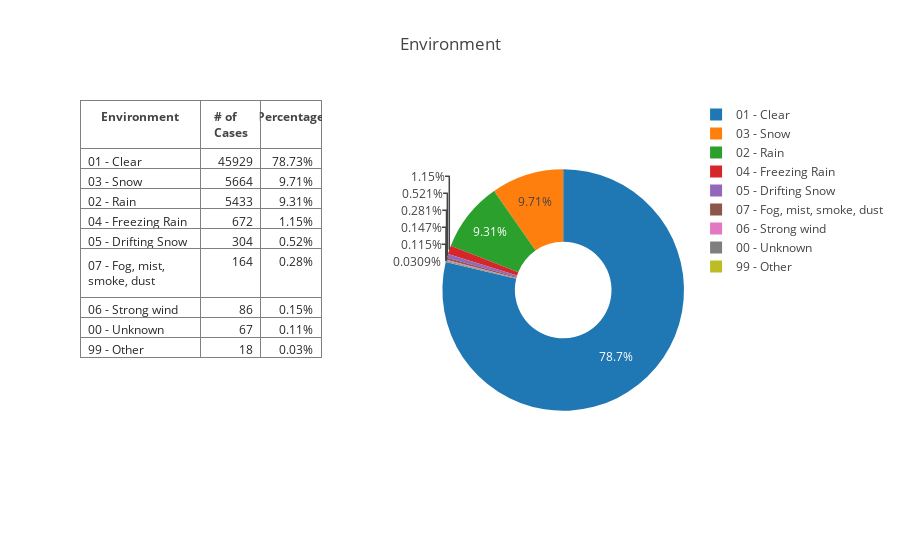
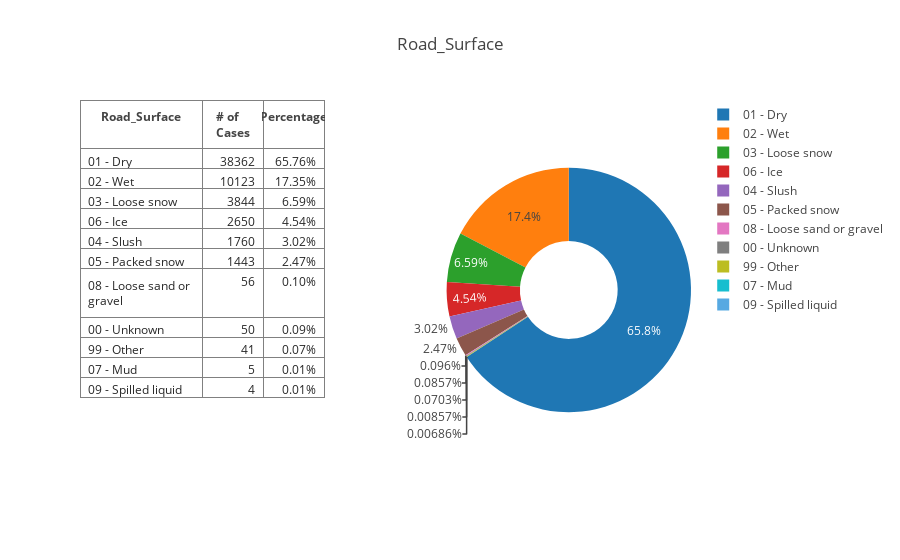
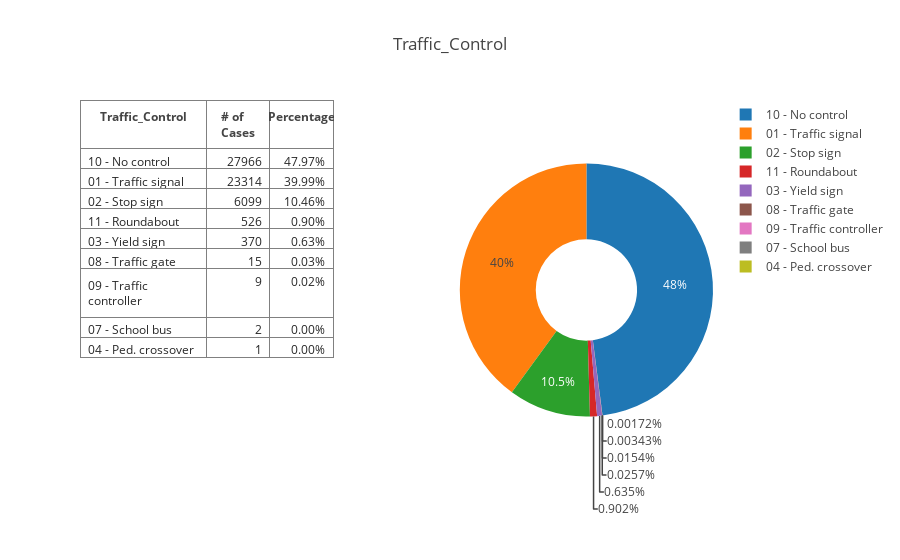
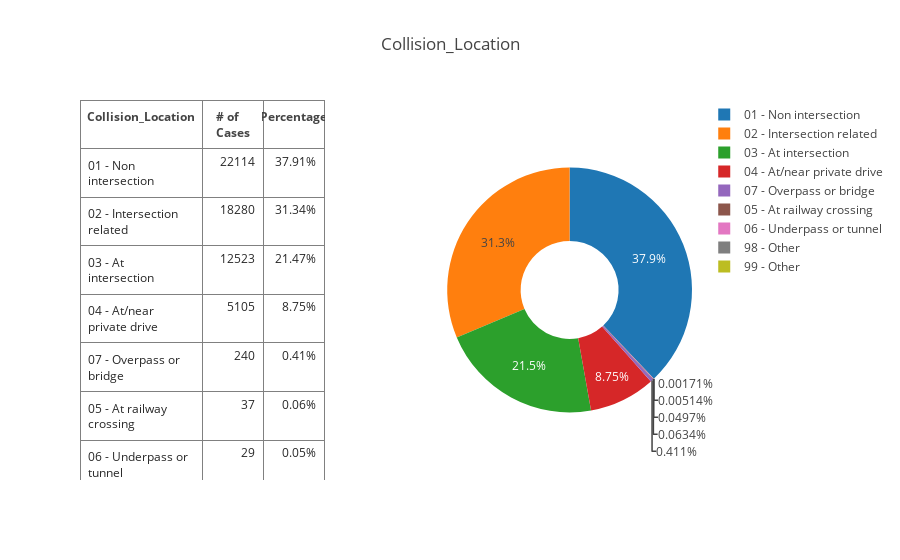

Notebook code for these charts, in order:
### Markdown cell above
### 2.2 Percentage of single possible causes of accident

### Code cell
def analysisInSinglePercent(Col): 
    count = '# of Cases'
    df_cause = pd.crosstab(index = df_csv1417[Col], columns = count, margins = False)
    df_cause[Col] = df_cause.index
    sumOf = df_cause[count].sum()
    df_cause['Percentage'] = df_cause[count]/sumOf*100
    df_cause = df_cause[[Col, count, 'Percentage']]
    df_cause = df_cause.sort_values([count], ascending=[0])
    
    tab = go.Table(header = dict(values = ['<b>' + a + '</b>' for a in df_cause.columns.tolist()]),
                   domain = dict(x=[0, 0.4], y=[0,1.0]),
                   columnwidth = [110,55,55], 
                   cells = dict(values = [df_cause[b].tolist() for b in df_cause.columns.tolist()],
                                font = dict(color=['rgb(40, 40, 40)'] * 5, size=12),
                                format = [None] + [None] + ['.2f'],
                                suffix = ["", "", "%"], 
                                align = ["left", "right", "right"]),
                  )
    pie = go.Pie(values = df_cause[count], 
                 labels = df_cause.index, 
                 name = df_cause.index.name,
                 domain=dict(x=[0.6, 1.0], y=[0, 1.0]),
                 hoverinfo = "label+percent+name", hole = .4, showlegend = True)
    fig = dict(data = [tab,pie], 
               layout = go.Layout(title = Col))
    iplot(fig)
    
for n in ['Environment', 'Road_Surface', 'Traffic_Control', 'Collision_Location', \
          'Light', 'Collision_Classification', 'Impact_type', 'Month', "Day_Of_Week", "Holiday"]:
    analysisInSinglePercent(n)

### Figure 1 — Plotly figure (JSON) as saved in the notebook; plotly's stock layout.template omitted (floating-point values rounded to 4 significant figures)
{"data": [{"cells": {"align": ["left", "right", "right"], "font": {"color": ["rgb(40, 40, 40)", "rgb(40, 40, 40)", "rgb(40, 40, 40)", "rgb(40, 40, 40)", "rgb(40, 40, 40)"], "size": 12}, "format": [null, null, ".2f"], "suffix": ["", "", "%"], "values": [["01 - Clear", "03 - Snow", "02 - Rain", "04 - Freezing Rain", "05 - Drifting Snow", "07 - Fog, mist, smoke, dust", "06 - Strong wind", "00 - Unknown", "99 - Other"], [45929, 5664, 5433, 672, 304, 164, 86, 67, 18], [78.73, 9.709, 9.313, 1.152, 0.5211, 0.2811, 0.1474, 0.1148, 0.03086]]}, "columnwidth": [110, 55, 55], "domain": {"x": [0, 0.4], "y": [0, 1]}, "header": {"values": ["<b>Environment</b>", "<b># of Cases</b>", "<b>Percentage</b>"]}, "type": "table", "uid": "233d6d02-abe5-11e8-a8ed-0800275aa47c"}, {"domain": {"x": [0.6, 1], "y": [0, 1]}, "hole": 0.4, "hoverinfo": "label+percent+name", "labels": ["01 - Clear", "03 - Snow", "02 - Rain", "04 - Freezing Rain", "05 - Drifting Snow", "07 - Fog, mist, smoke, dust", "06 - Strong wind", "00 - Unknown", "99 - Other"], "name": "Environment", "showlegend": true, "type": "pie", "uid": "233d7086-abe5-11e8-a8ed-0800275aa47c", "values": [45929, 5664, 5433, 672, 304, 164, 86, 67, 18]}], "layout": {"title": "Environment"}}

### Figure 2 — Plotly figure (JSON) as saved in the notebook; plotly's stock layout.template omitted (floating-point values rounded to 4 significant figures)
{"data": [{"cells": {"align": ["left", "right", "right"], "font": {"color": ["rgb(40, 40, 40)", "rgb(40, 40, 40)", "rgb(40, 40, 40)", "rgb(40, 40, 40)", "rgb(40, 40, 40)"], "size": 12}, "format": [null, null, ".2f"], "suffix": ["", "", "%"], "values": [["01 - Dry", "02 - Wet", "03 - Loose snow", "06 - Ice", "04 - Slush", "05 - Packed snow", "08 - Loose sand or gravel", "00 - Unknown", "99 - Other", "07 - Mud", "09 - Spilled liquid"], [38362, 10123, 3844, 2650, 1760, 1443, 56, 50, 41, 5, 4], [65.76, 17.35, 6.589, 4.542, 3.017, 2.474, 0.09599, 0.08571, 0.07028, 0.008571, 0.006857]]}, "columnwidth": [110, 55, 55], "domain": {"x": [0, 0.4], "y": [0, 1]}, "header": {"values": ["<b>Road_Surface</b>", "<b># of Cases</b>", "<b>Percentage</b>"]}, "type": "table", "uid": "235501e2-abe5-11e8-a8ed-0800275aa47c"}, {"domain": {"x": [0.6, 1], "y": [0, 1]}, "hole": 0.4, "hoverinfo": "label+percent+name", "labels": ["01 - Dry", "02 - Wet", "03 - Loose snow", "06 - Ice", "04 - Slush", "05 - Packed snow", "08 - Loose sand or gravel", "00 - Unknown", "99 - Other", "07 - Mud", "09 - Spilled liquid"], "name": "Road_Surface", "showlegend": true, "type": "pie", "uid": "23550958-abe5-11e8-a8ed-0800275aa47c", "values": [38362, 10123, 3844, 2650, 1760, 1443, 56, 50, 41, 5, 4]}], "layout": {"title": "Road_Surface"}}

### Figure 3 — Plotly figure (JSON) as saved in the notebook; plotly's stock layout.template omitted (floating-point values rounded to 4 significant figures)
{"data": [{"cells": {"align": ["left", "right", "right"], "font": {"color": ["rgb(40, 40, 40)", "rgb(40, 40, 40)", "rgb(40, 40, 40)", "rgb(40, 40, 40)", "rgb(40, 40, 40)"], "size": 12}, "format": [null, null, ".2f"], "suffix": ["", "", "%"], "values": [["10 - No control", "01 - Traffic signal", "02 - Stop sign", "11 - Roundabout", "03 - Yield sign", "08 - Traffic gate", "09 - Traffic controller", "07 - School bus", "04 - Ped. crossover"], [27966, 23314, 6099, 526, 370, 15, 9, 2, 1], [47.97, 39.99, 10.46, 0.9022, 0.6346, 0.02573, 0.01544, 0.00343, 0.001715]]}, "columnwidth": [110, 55, 55], "domain": {"x": [0, 0.4], "y": [0, 1]}, "header": {"values": ["<b>Traffic_Control</b>", "<b># of Cases</b>", "<b>Percentage</b>"]}, "type": "table", "uid": "236db0de-abe5-11e8-a8ed-0800275aa47c"}, {"domain": {"x": [0.6, 1], "y": [0, 1]}, "hole": 0.4, "hoverinfo": "label+percent+name", "labels": ["10 - No control", "01 - Traffic signal", "02 - Stop sign", "11 - Roundabout", "03 - Yield sign", "08 - Traffic gate", "09 - Traffic controller", "07 - School bus", "04 - Ped. crossover"], "name": "Traffic_Control", "showlegend": true, "type": "pie", "uid": "236db570-abe5-11e8-a8ed-0800275aa47c", "values": [27966, 23314, 6099, 526, 370, 15, 9, 2, 1]}], "layout": {"title": "Traffic_Control"}}

### Figure 4 — Plotly figure (JSON) as saved in the notebook; plotly's stock layout.template omitted (floating-point values rounded to 4 significant figures)
{"data": [{"cells": {"align": ["left", "right", "right"], "font": {"color": ["rgb(40, 40, 40)", "rgb(40, 40, 40)", "rgb(40, 40, 40)", "rgb(40, 40, 40)", "rgb(40, 40, 40)"], "size": 12}, "format": [null, null, ".2f"], "suffix": ["", "", "%"], "values": [["01 - Non intersection", "02 - Intersection related", "03 - At intersection", "04 - At/near private drive", "07 - Overpass or bridge", "05 - At railway crossing", "06 - Underpass or tunnel", "98 - Other", "99 - Other"], [22114, 18280, 12523, 5105, 240, 37, 29, 3, 1], [37.91, 31.34, 21.47, 8.752, 0.4114, 0.06343, 0.04972, 0.005143, 0.001714]]}, "columnwidth": [110, 55, 55], "domain": {"x": [0, 0.4], "y": [0, 1]}, "header": {"values": ["<b>Collision_Location</b>", "<b># of Cases</b>", "<b>Percentage</b>"]}, "type": "table", "uid": "23842da0-abe5-11e8-a8ed-0800275aa47c"}, {"domain": {"x": [0.6, 1], "y": [0, 1]}, "hole": 0.4, "hoverinfo": "label+percent+name", "labels": ["01 - Non intersection", "02 - Intersection related", "03 - At intersection", "04 - At/near private drive", "07 - Overpass or bridge", "05 - At railway crossing", "06 - Underpass or tunnel", "98 - Other", "99 - Other"], "name": "Collision_Location", "showlegend": true, "type": "pie", "uid": "238431c4-abe5-11e8-a8ed-0800275aa47c", "values": [22114, 18280, 12523, 5105, 240, 37, 29, 3, 1]}], "layout": {"title": "Collision_Location"}}
